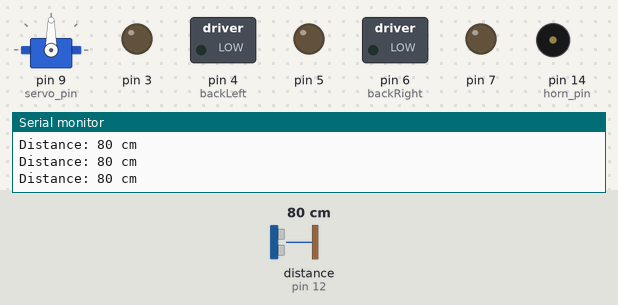
This sketch was run on a simulated Arduino Uno, built with avr-gcc and run on an emulated ATmega328P. Parts: servo, switched loads named in the sketch (green lamp = pin HIGH), output pins drawn as LEDs (lit = HIGH), buzzer (waves = sounding), the last lines printed to the serial monitor. Wiring (inferred from the names in the program): ultrasonic range finder: trigger pin 11; echo pin 12. The test bench sets the inputs (shaded band); at power-on: distance to the obstacle (sensor on pin 12) 80 cm. The echo pulse lasts 58.3 µs per cm; pins used as bus, display or sensor lines are not drawn.

Above: at 1.2 s.
1.3 s: distance to the obstacle (sensor on pin 12) set to 35 cm
3.2 s: distance to the obstacle (sensor on pin 12) set to 29 cm
At 5.5 s:
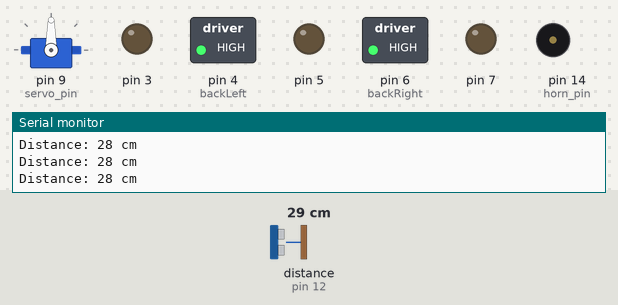
At 9.8 s:
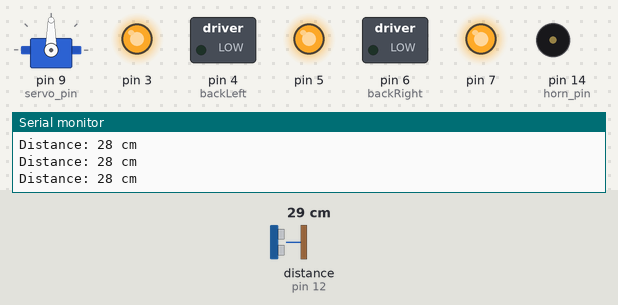
Timing chart, 0 to 20.3 s (numbered marks = the images above; inputs shaded):
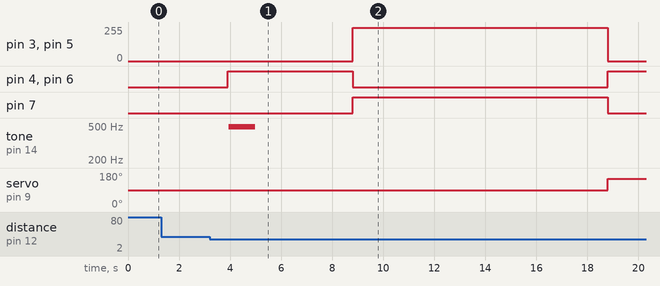

Measured:
- the behaviour switches between 32 and 31 cm on distance to the obstacle (sensor on pin 12) (found by bisection; images 0 and 1)
- after the input at 3.2 s, pin 3: 0/255 → 250/255 after 5.6 s, → 0/255 10.0 s later; pin 4 (backLeft): LOW → HIGH after 0.70 s, → LOW 4.9 s later, → HIGH 10.0 s later

The sketch:

project_remote_rc_car.ino
```cpp
//horn: 14(A0), servo: 9, Motor:[FrontL:0, FrontR:2, BackL:4, BackR:6]
//초음파: 11(trig),12(echo), LCD: A4,A5
void setup() {
  remote_setup(); //사용자 입력, 시리얼
  motor_setup(); //모터
  distance_sensor_setup(); //초음파 거리
  horn_setup(); //부저
  servo_setup(); //서보모터
}
void loop() {
  remote_loop();
  motor_loop();
  distance_sensor_loop();
  emergency_loop();
  horn_loop();
}
//****************servo*********************//
#include <Servo.h>
Servo face_direction_servo;
const int servo_pin = 9;
void servo_setup(){
  face_direction_servo.attach(servo_pin);
  facing_front();
}
void facing_front(){ //초기화 하면 정면
  face_direction_servo.write(90); //write 인자는 각도
}
void facing_left(){
  face_direction_servo.write(150);
}
void facing_right(){
  face_direction_servo.write(30);
}

//******************************************//
//****************horn*********************//
const int horn_pin = 14; //A0
bool horn_state_changed = false;
void horn_setup(){
  pinMode(horn_pin,OUTPUT);
}
void horn_loop(){
  process_horn_output();
}
void process_horn_output(){
  static unsigned long prevMillis = 0;
  const unsigned long intervalMillis = 1;
  static int horn_cnt = 0;
  if(horn_state_changed){
    unsigned long currMillis = millis();
    if(currMillis - prevMillis >= intervalMillis){
      prevMillis = currMillis;
      horn_cnt++;
      if(horn_cnt == 1000){
        horn_cnt = 0;
        horn_state_changed = false;
      }else{
        digitalWrite(horn_pin, horn_cnt%2); //소리 조절
      }
    }
  }
}
//*****************************************//
//****************remote*********************//
char remote_input;
bool remote_input_changed = false;

void remote_setup(){
  Serial.begin(9600);
}

void remote_loop(){
  check_remote_input(); //사용자의 입력을 받는 함수
  distribute_remote_input();
}

void check_remote_input(){
    if(Serial.available()){
      extern bool EMERGENCY_STATE_ENABLE;
      if(EMERGENCY_STATE_ENABLE) return;
      remote_input = Serial.read();
      remote_input_changed = true;
    }
}
enum {
  GOFORWARD ='f',
  GOBACKWARD = 'b',
  TURNLEFT = 'l',
  TURNRIGHT = 'r',
  STOP = 's',
  GOFORWARDLEFT = 'L',
  GOFORWARDRIGHT = 'R',
};
char driving_action = STOP;
bool driving_action_changed = false;

void distribute_remote_input(){
  if(remote_input_changed){
    remote_input_changed = false;
    if(remote_input == GOFORWARD ||
       remote_input == GOBACKWARD ||
       remote_input == TURNLEFT ||
       remote_input == TURNRIGHT ||
       remote_input == STOP){
      driving_action = remote_input;
      driving_action_changed = true;
    }
  }
}
//*****************************************//

//****************모터*********************//
const int frontLeft=0;
const int frontRight=2;
const int backLeft=4;
const int backRight=6;

void motor_setup(){
  pinMode(frontLeft,OUTPUT);
  pinMode(frontRight,OUTPUT);
  pinMode(backLeft,OUTPUT);
  pinMode(backRight,OUTPUT);
}
void motor_loop(){
  process_driving_action();
}
void process_driving_action(){
  if(driving_action_changed){
    driving_action_changed = false;
    switch(driving_action){
      case GOFORWARD:
        go_forward();
        break;
      case GOBACKWARD:
        go_backward();
        break;
      case TURNLEFT:
        turn_left();
        break;
      case TURNRIGHT:
        turn_right();
        break;
      case STOP:
        stop_driving();
        break;
      case GOFORWARDLEFT:
        turn_left();
        break;
      case GOFORWARDRIGHT:
        turn_right();
        break;
      default:
        break;
    }
  }
}
void go_forward(){
  digitalWrite(frontLeft,HIGH);
  analogWrite(frontLeft+1,250);
  digitalWrite(frontRight,HIGH);
  analogWrite(frontRight+1,250);
  digitalWrite(backLeft,HIGH);
  analogWrite(backLeft+1,250);
  digitalWrite(backRight,HIGH);
  analogWrite(backRight+1,250);
}
void go_backward(){
  digitalWrite(frontLeft,LOW);
  analogWrite(frontLeft+1,250);
  digitalWrite(frontRight,LOW);
  analogWrite(frontRight+1,250);
  digitalWrite(backLeft,LOW);
  analogWrite(backLeft+1,250);
  digitalWrite(backRight,LOW);
  analogWrite(backRight+1,250);
}
void turn_left(){
  digitalWrite(frontLeft,LOW);
  analogWrite(frontLeft+1,250);
  digitalWrite(frontRight,HIGH);
  analogWrite(frontRight+1,250);
  digitalWrite(backLeft,LOW);
  analogWrite(backLeft+1,250);
  digitalWrite(backRight,HIGH);
  analogWrite(backRight+1,250);
}
void turn_right(){
  digitalWrite(frontLeft,HIGH);
  analogWrite(frontLeft+1,250);
  digitalWrite(frontRight,LOW);
  analogWrite(frontRight+1,250);
  digitalWrite(backLeft,HIGH);
  analogWrite(backLeft+1,250);
  digitalWrite(backRight,LOW);
  analogWrite(backRight+1,250);
}
void stop_driving(){
  digitalWrite(frontLeft,HIGH);
  analogWrite(frontLeft+1,0);
  digitalWrite(frontRight,HIGH);
  analogWrite(frontRight+1,0);
  digitalWrite(backLeft,HIGH);
  analogWrite(backLeft+1,0);
  digitalWrite(backRight,HIGH);
  analogWrite(backRight+1,0);
}

//*****************************************//

//****************초음파 센서*********************//
#include <PinChangeInterrupt.h>

const int trigPin = 11;
const int echoPin = 12;
unsigned long distance_input = 60; //cm
bool distance_input_changed = false;

void echoIsr(){
  static unsigned long echoBegin = 0;
  static unsigned long echoEnd = 0;

  unsigned int echoPinState = digitalRead(echoPin);
  if(echoPinState == HIGH){
    echoBegin = micros();
  }else{
    echoEnd = micros();
    unsigned long echoDuration = echoEnd - echoBegin;
    distance_input = echoDuration / 58; //실제 거리를 측정한 부분
    distance_input_changed = true;
  }
}
void distance_sensor_setup(){
  pinMode(trigPin,OUTPUT);
  pinMode(echoPin,INPUT);
  attachPCINT(digitalPinToPCINT(echoPin),echoIsr,CHANGE);
}
void distance_sensor_loop(){
  triggering_distance_sensor();
  check_distance_sensor_input();
}
void triggering_distance_sensor(){
  static unsigned long prevMillis = 0;
  const unsigned long intervalMillis = 100;
  unsigned long currentMillis = millis();
  if(currentMillis - prevMillis >= intervalMillis){
      prevMillis = currentMillis;
      extern bool EMERGENCY_STATE_ENABLE;
      if(EMERGENCY_STATE_ENABLE) return;
      ultrasonic_sensor_triggering();
  }
}
void ultrasonic_sensor_triggering(){
  digitalWrite(trigPin,LOW);
  delayMicroseconds(2);
  digitalWrite(trigPin,HIGH);
  delayMicroseconds(10);
  digitalWrite(trigPin,LOW);
}
unsigned long leftDistance = 0;
unsigned long rightDistance = 0;
void check_left_distance(){
  leftDistance = distance_input;
  Serial.print("left(cm): ");
  Serial.println(leftDistance);
}
void check_right_distance(){
  rightDistance = distance_input;
  Serial.print("right(cm): ");
  Serial.println(rightDistance);
}
void turn_left_or_right(){ //거리 판별을 하고 좌회전 또는 우회전
  if(leftDistance >= rightDistance){
    driving_action = GOFORWARDLEFT;
    driving_action_changed = true;
  }else{
    driving_action = GOFORWARDRIGHT;
    driving_action_changed = true;
  }
}
enum { //비상상황을 판단하는 기준
  SOMETHING_NEAR = 30 //cm
};
bool EMERGENCY_STATE_ENABLE = false;
void check_distance_sensor_input(){
  if(distance_input_changed){
    distance_input_changed = false;
    Serial.print("Distance: ");
    Serial.print(distance_input);
    Serial.println(" cm");

    static int emergencyLevel = 0;
    if(distance_input <= SOMETHING_NEAR){ //30cm 7번 반복되면 비상상황 발생!
      emergencyLevel++;
      if(emergencyLevel == 7){
        //stop
        EMERGENCY_STATE_ENABLE = true;
        emergencyLevel = 0;
      }
    }else{
        if(emergencyLevel >= 0){
          emergencyLevel--;
        }
    }

  }
}
//************************************//

//****************비상상황***************//
void emergency_loop(){
  //비상 상태 처리
  static unsigned long prevMillis = 0;
  const unsigned long intervalMillis = 100;
  static int process_emergency_state = 0;
  if(EMERGENCY_STATE_ENABLE){
    unsigned long currentMillis = millis();
    if(currentMillis - prevMillis >= intervalMillis){
        prevMillis = currentMillis;
        process_emergency_state++;
        if(process_emergency_state == 1){
          //1. 정지한다
          driving_action = STOP;
          driving_action_changed = true;
          //2. LED 킨다
          //3. 경적을 울린다
          horn_state_changed = true;
        }else if(process_emergency_state == 50){
          //4. 후진한다
          driving_action = GOBACKWARD;
          driving_action_changed = true;
        }else if(process_emergency_state == 150){
          // 멈춘다
          driving_action = STOP;
          driving_action_changed = true;
          //5. 좌우를 살핀다
          facing_left();
          //왼쪽 거리, 오른쪽 거리 비교해서 방향 선택
          //6. 물체가 없는 쪽으로 회전한다
        }else if(process_emergency_state == 160){
          ultrasonic_sensor_triggering();
        }else if(process_emergency_state == 165){
          check_left_distance();
        }else if(process_emergency_state == 170){
          facing_right();
        }else if(process_emergency_state == 175){
          ultrasonic_sensor_triggering();
        }else if(process_emergency_state == 180){
          check_right_distance();
        }else if(process_emergency_state == 200){
          facing_front();
          turn_left_or_right();
        }else if(process_emergency_state == 250){
          //7. 비상 상태를 해제한다
          EMERGENCY_STATE_ENABLE = false;
          horn_state_changed = false;
          process_emergency_state = 0;
          //8. LED 끈다
          //9. 주행 명령을 기다린다
          driving_action = GOFORWARD;
          driving_action_changed = true;
        }
    }
  }
}
//************************************//
```
